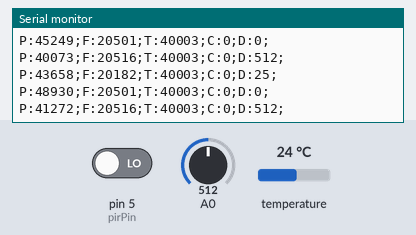
Recording of a sketch running on a simulated Arduino Uno, built with avr-gcc and run on an emulated ATmega328P. On the bench: the last lines printed to the serial monitor. Inputs (shaded band) come from the test bench; at power-on: temperature 24 °C, A0 = 512, pin 5 (pirPin) LOW. Random numbers use the default seed unless the sketch sets one.

Above: at 7.3 s.
7.4 s: temperature set to 12 °C
At 13.0 s:
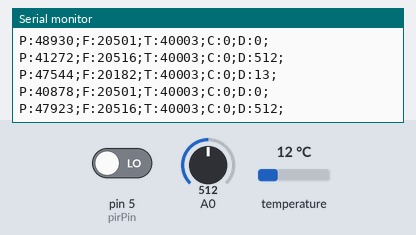
14.2 s: A0 set to 716
At 18.5 s:
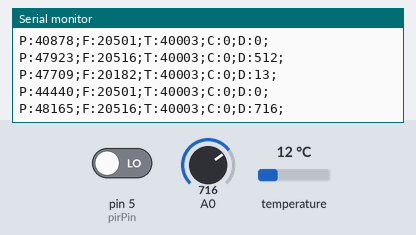
21.0 s: pin 5 (pirPin) driven HIGH
27.8 s: temperature set to 19 °C
At 30.8 s:
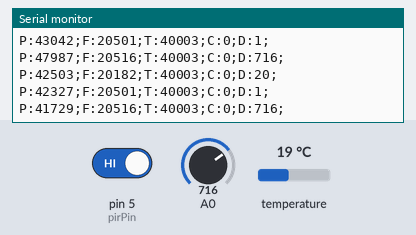
34.6 s: A0 set to 900
At 36.3 s:
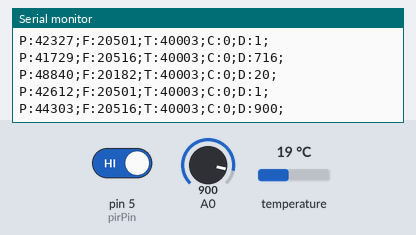
41.4 s: pin 5 (pirPin) driven LOW
Timing chart, 0 to 44.4 s (numbered marks = the images above; inputs shaded):
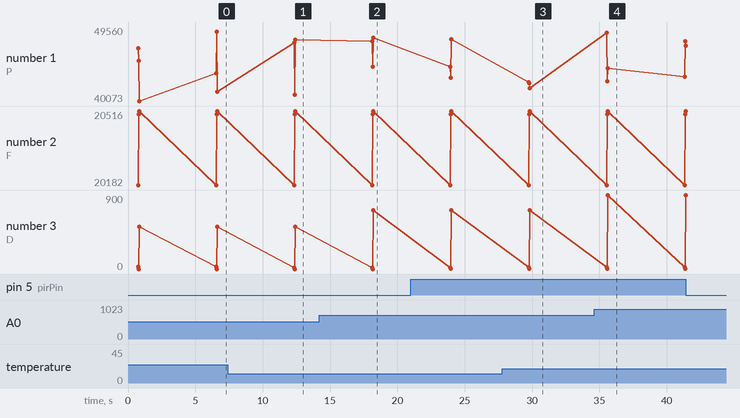

Measured:
- after the input at 7.4 s, the serial monitor: prints a new line after 5.0 s (image 1)
- after the input at 14.2 s, the serial monitor: prints a new line after 4.0 s (image 2)
- after the input at 27.8 s, the serial monitor: prints a new line after 1.9 s (image 3)
- after the input at 34.6 s, the serial monitor: prints a new line after 1.0 s (image 4)
- plotted number 3: 512 → 716 after the input at 14.2 s

The sketch:

smart_home_test.ino
```cpp
#include <VirtualWire.h>
#include <OneWire.h>
OneWire ds(2);

#define pirPin 5 //Устанавливаем пин к которому подключен датчик движения


struct SEND_DATA_STRUCTURE{
  unsigned int device_id;
  unsigned int destination_id;
  long packet_id;
  byte command;
  int data;
};

SEND_DATA_STRUCTURE mydata;

void setup() {
  Serial.begin(9600); //Устанавливаем скорость порта
  pinMode(pirPin, INPUT); //Устанавливаем режим пина. Вход\Выход
  pinMode(13, OUTPUT);
  Refresh();
}

void loop() { //Запускаем основной цикл
DS18B20();
MtS();
FR();
delay(5000);
}

  //DS18B20 CODE--------------------------------------------------------------------------------
  int DS18B20(){
    byte data[2];
    ds.reset();
    ds.write(0xCC);
    ds.write(0x44);
    delay(750);
    ds.reset();
    ds.write(0xCC);
    ds.write(0xBE);
    data[0] = ds.read();
    data[1] = ds.read();
    int Temp = (data[1]<< 8)+data[0];
    Temp = Temp>>4;
    if (Temp < 60 && Temp > -50) {
      mydata.data = Temp + 1;
      mydata.device_id=20182;
    }
    SendData();
  }
  //DS18B20 END CODE-----------------------------------------------------------------------------

  //Датчик движения------------------------------------------------------------------------------
  int MtS(){
    int pirVal = digitalRead(pirPin); //Присваеваем считаное значение с датчика движения
    if(pirVal == HIGH) //Если обнаружили движение
    {
      mydata.data = 1;
      mydata.device_id=20501;
    }
    else //Если же движения нет
    {
      mydata.data = 0;
      mydata.device_id=20501;
    }
    SendData();
  }
  //Датчик движения------------------------------------------------------------------------------


  //Фоторезистор---------------------------------------------------------------------------------
  int FR(){
    mydata.data = analogRead(A0); //Присваиваем считаное значение с Аналогового пина(Фоторезистор)
    mydata.device_id=20516;
    SendData();
  }
  //Фоторезистор---------------------------------------------------------------------------------

  //Функция отправки данных----------------------------------------------------------------------
    int SendData(){
    Serial.print("P:");
    Serial.print(mydata.packet_id);
    Serial.print(";F:");
    Serial.print(mydata.device_id);
    Serial.print(";T:");
    Serial.print(mydata.destination_id);
    Serial.print(";C:");
    Serial.print(mydata.command);
    Serial.print(";D:");
    Serial.print(mydata.data);
    Serial.println(";");
    Refresh();
  }

  int Refresh(){
    digitalWrite(13, HIGH);
    mydata.packet_id=random(40000, 50000);
    mydata.device_id=20000;
    mydata.destination_id=40003;
    mydata.command=0;
    mydata.data=0;
    digitalWrite(13, LOW);
  }
  //Функция отправки данных----------------------------------------------------------------------
```
